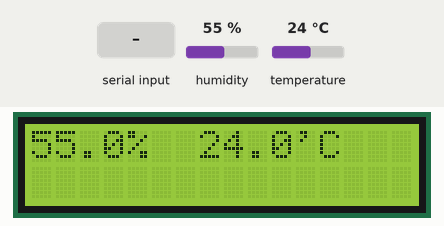
Bench run of a sketch on a simulated Arduino Uno, built with avr-gcc and run on an emulated ATmega328P. On the bench: 16×2 character LCD. The inputs (shaded band) are chosen by the test bench; at power-on: humidity 55 %, temperature 24 °C.

Above: at 1.2 s.
1.3 s: "1\n" received over Serial
At 2.2 s:
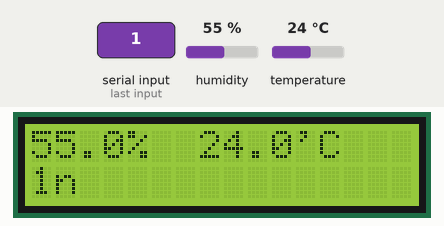
2.8 s: byte 13 ('\r') received over Serial
At 3.4 s:
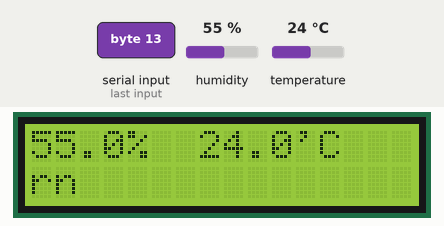
4.4 s: byte 10 ('\n') received over Serial
6.0 s: humidity set to 22 %
At 7.4 s:
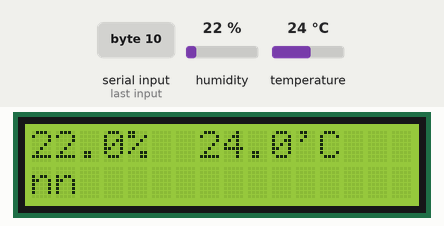
7.7 s: temperature set to 12 °C
At 8.8 s:
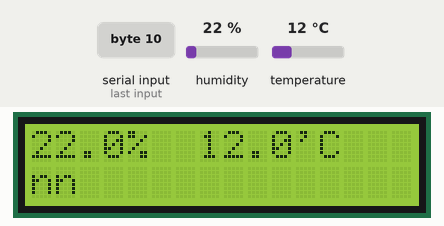
9.8 s: "0\n" received over Serial
At 11.0 s:
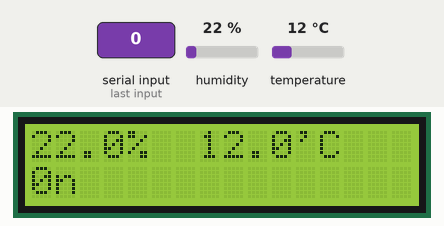
Timing chart, 0 to 12.3 s (numbered marks = the images above; inputs shaded):
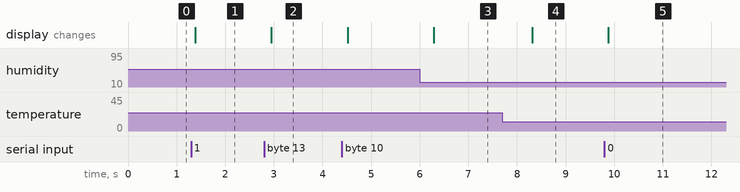

The sketch:

h35_ASCII.ino
```cpp
//  Программа для дистанционного управления блоком ПВ-310
#include "DHT.h"
#include <LiquidCrystal.h>
LiquidCrystal lcd(12, 11, 5, 4, 3, 2);

#define DHTPIN 9     // what digital pin we're connected to
#define DHTTYPE DHT22   // DHT 22  (AM2302), AM2321
DHT dht(DHTPIN, DHTTYPE);

char buffer[100];
int i;

//-----------------------------------------------------------------------
void setup(void) {
  Serial.begin(9600);
  dht.begin();
  lcd.begin(16, 2);

}
//-----------------------------------------------------------------------
void loop(void) {

  float h = dht.readHumidity();
  float t = dht.readTemperature();  // Read temperature as Celsius (the default)
  //lcd.clear();
  lcd.setCursor(0, 0);
  lcd.print(h, 1);  lcd.print("%  ");  lcd.print(t, 1);  lcd.print("'C");
  //lcd.print(h, 1);  lcd.print("%  ");  lcd.print(t, 1);  lcd.print("'C");
  //lcd.scrollDisplayLeft();
  delay(250);  // Wait a few seconds between measurements.

}
//-----------------------------------------------------------------------
void serialEvent(){

  delay(50);
  i=0;

  lcd.setCursor(0, 1);
  while( Serial.available() && i< 99) {
    byte a = Serial.read();
    if (a == '\r') a = 'r';
    if (a == '\n') a = 'n';
    buffer[i++] = a;
  }
  buffer[i]='\0';
  lcd.print(buffer);

}
```

Measured:
- after the input at 1.3 s, the display: changes after 0.08 s (image 1)
- after the input at 2.8 s, the display: changes after 0.15 s (image 2)
- after the input at 6.0 s, the display: changes after 0.29 s (image 3)
- after the input at 7.7 s, the display: changes after 0.62 s (image 4)
- after the input at 9.8 s, the display: changes after 0.08 s (image 5)
